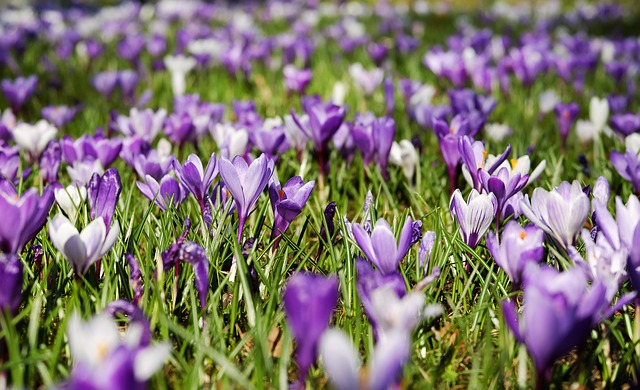
#> input picture DKim2014-srep07370/crocus-3226433_640.jpg, 640 x 390 px
$ jupyter execute '3 - 그림에서 각 픽셀의 Grayscale 값을 각 픽셀의 높이로 두기.ipynb'   (shell and % lines are left out)
#> lines starting #> are read from the running program, lines starting #| are printed output that depends on the picture
아래와 같이 그림을 읽고 확인하고 다룰 때 필요한 Library를 불러옵니다.

[cell 1]
import numpy as np

import cv2
import matplotlib.pyplot as plt

그림 파일('crocus-3226433_640.jpg')은 아래 주소에서 내려받았습니다. 아래 그림은 Free License 입니다.
- https://pixabay.com/ko/%ED%81%AC%EB%A1%9C%EC%BB%A4%EC%8A%A4-%EB%B4%84-%EA%BD%83-%EA%B0%9C%ED%99%94%EA%B8%B0-%EB%AA%A9%EC%B4%88%EC%A7%80-%EC%9E%90%EC%97%B0-%EC%9E%90%EC%A3%BC%EC%83%89-%ED%99%94%EC%9D%B4%ED%8A%B8-3226433/

다른 파일을 내려받아 사용하셔도 됩니다.

이제 내려받은 그림 파일을 읽어봅시다.

아래와 같이 그림 파일을 읽을 수 있습니다. 여기에서는 바로 Grayscale로 읽어보겠습니다.

[cell 2]
img_bgr = cv2.imread('crocus-3226433_640.jpg')
#> img_bgr is the input picture: shape (390, 640, 3); mean B, G, R 109.6, 116.8, 127

[cell 3]
img_rgb = cv2.cvtColor(img_bgr, cv2.COLOR_BGR2RGB)

[cell 4]
img_grayscale = cv2.cvtColor(img_rgb, cv2.COLOR_RGB2GRAY)
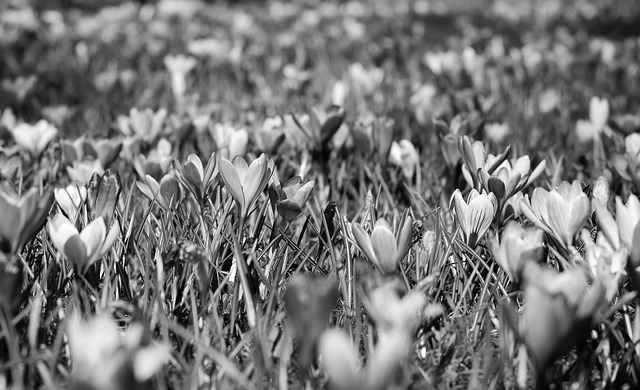
#> img_grayscale: shape (390, 640); min 0, max 255, mean 119

읽은 그림은 아래와 같이 확인할 수 있습니다.

[cell 5]
plt.imshow(img_rgb)

[cell 6]
plt.imshow(img_grayscale, cmap='gray')

[cell 7]
img_rgb.shape
#> Out = (390, 640, 3)

[cell 8]
img_grayscale.shape
#> Out = (390, 640)

[cell 9]
out_str_list = []

for position_index, grayscale_value in np.ndenumerate(img_grayscale):
    y, x = position_index

    r, g, b = img_rgb[y, x]

    out_str_one_line = '\t'.join(map(str,[x, y, r, g, b, grayscale_value]))

    out_str_list.append(out_str_one_line)
#> this loop made 249600 passes
#> (position_index, grayscale_value, r, g, b) on passes 1 to 3: ((0, 0), 107, 111, 109, 86), ((0, 1), 108, 112, 110, 87), ((0, 2), 109, 113, 111, 88)
#> after the loop, out_str_list = 249600 items
